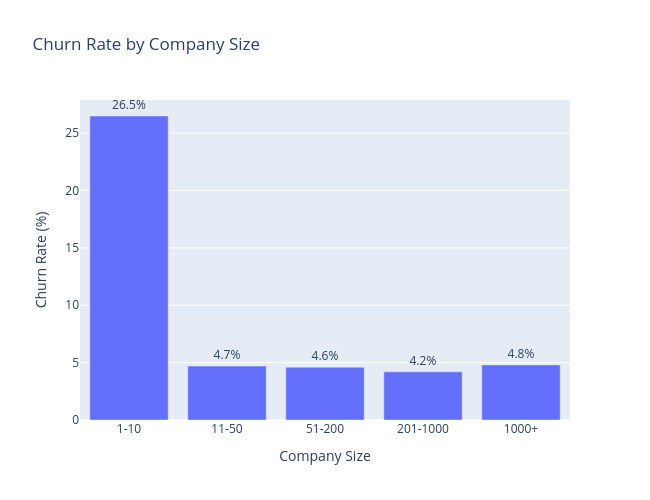

Notebook cell for this chart:
### Code cell
# churn rate by company size
order = ['1-10', '11-50', '51-200', '201-1000', '1000+']

plot_df = (
    df.groupby('company_size_bucket')['is_churned']
      .mean()
      .mul(100)
      .round(1)
      .reindex(order)   # enforce size order
      .reset_index(name='Churn Rate (%)')
)

fig = px.bar(plot_df, x='company_size_bucket', y='Churn Rate (%)', title='Churn Rate by Company Size', text='Churn Rate (%)')
fig.update_traces(texttemplate='%{text:.1f}%', textposition='outside')
fig.update_layout(xaxis_title='Company Size', yaxis_title='Churn Rate (%)', width=650, height=500)
fig.show()

### Figure 1 — Plotly figure (JSON) as saved in the notebook; plotly's stock layout.template omitted (floating-point values rounded to 4 significant figures)
{"data": [{"hovertemplate": "company_size_bucket=%{x}<br>Churn Rate (%)=%{text}<extra></extra>", "legendgroup": "", "marker": {"color": "#636efa", "pattern": {"shape": ""}}, "name": "", "orientation": "v", "showlegend": false, "text": [26.5, 4.7, 4.6, 4.2, 4.8], "textposition": "outside", "texttemplate": "%{text:.1f}%", "type": "bar", "x": ["1-10", "11-50", "51-200", "201-1000", "1000+"], "xaxis": "x", "y": [26.5, 4.7, 4.6, 4.2, 4.8], "yaxis": "y"}], "layout": {"barmode": "relative", "height": 500, "legend": {"tracegroupgap": 0}, "title": {"text": "Churn Rate by Company Size"}, "width": 650, "xaxis": {"anchor": "y", "domain": [0, 1], "title": {"text": "Company Size"}}, "yaxis": {"anchor": "x", "domain": [0, 1], "title": {"text": "Churn Rate (%)"}}}}
